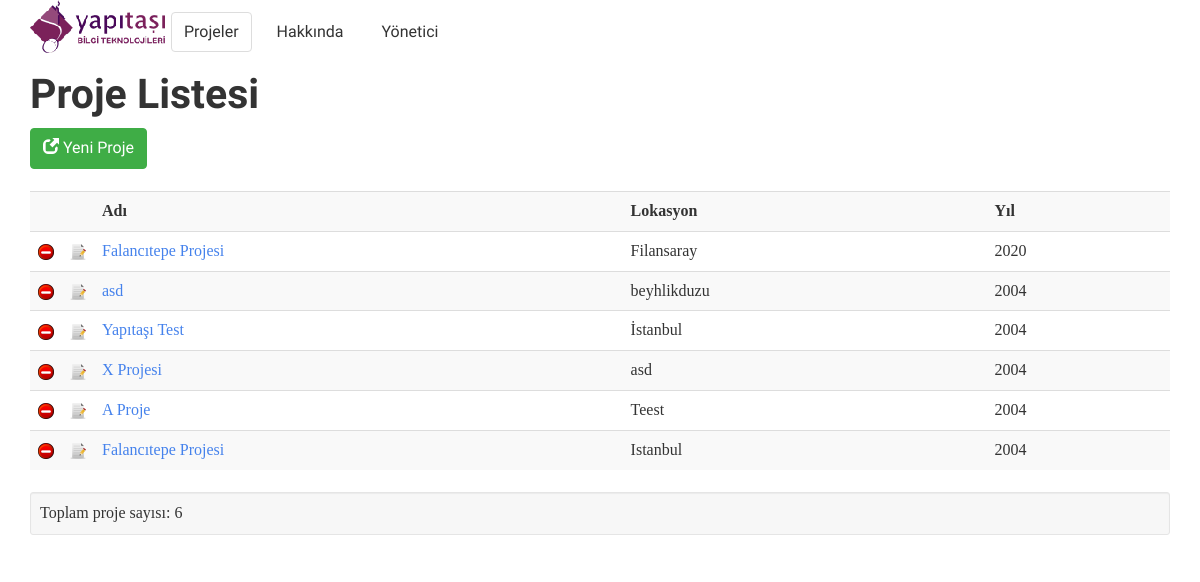
Page /unit/project_list/ on the earlier database version.
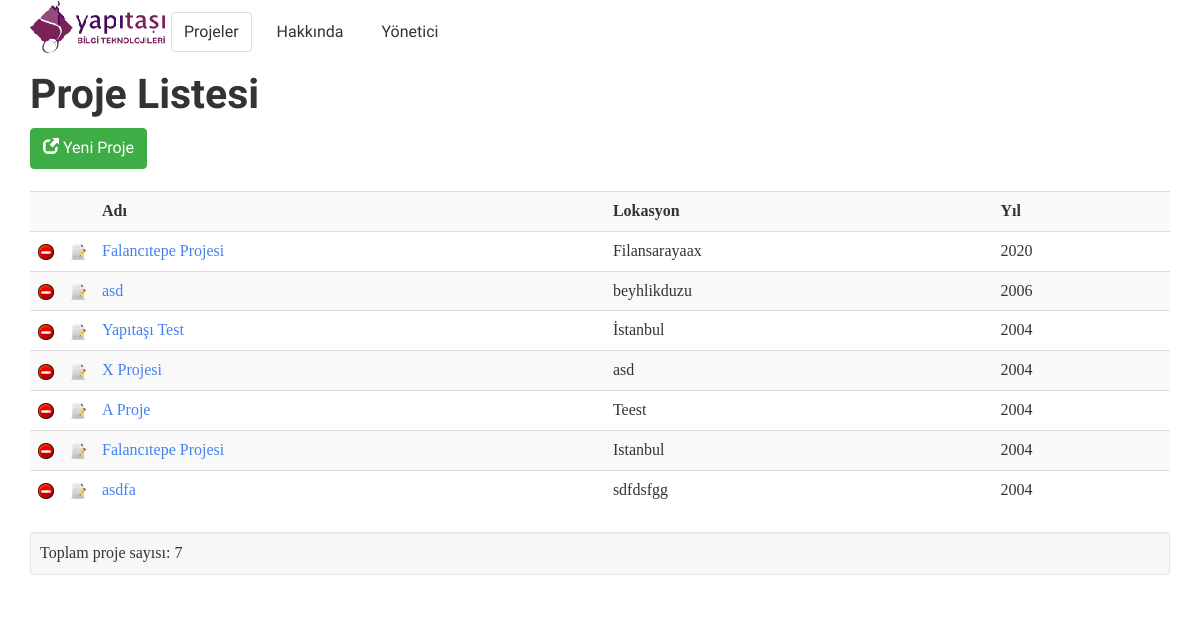
Same page on the later database version.
### unit/models.py (models this page shows, shortened)
class Project(models.Model):
    name = models.CharField('project_name', max_length=80)
    city = models.CharField('project_city', max_length=80)
    year = models.IntegerField('launch_year')
    class Meta:
        unique_together = ('name', 'city',)

### unit/views.py (the view)
# urls.py: url(r'^project_list/(?P<page>[\d]+)/(?P<maxlist>[\d]+)/$', views.project_list, name='project_list_page_max'),
def project_list(request, page=0, maxlist=10):
    projects = Project.objects.all()[int(page) * int(maxlist):int(page) * int(maxlist) + int(maxlist)]
    units = Unit.objects.filter()
    context = {'project_list': projects}
    return render(request, 'unit/project_list.html', context)

### unit/templates/unit/project_list.html (shortened to what this page needs)
{% extends 'common/base.html' %}
{% block content %}
<h1>Proje Listesi</h1>
        <a class="btn btn-success" href="{% url 'add_project' %}">
				<i class="glyphicon glyphicon-new-window"></i> Yeni Proje
			</a>
    {% if project_list %}
    <table class="table table-striped table-hover">
    <tr>
        <th style="width:10px" title="Sil"></th>
        <th style="width:10px" title="Düzenle"></th>
        <th>Adı</td>
        <th>Lokasyon</td>
        <th>Yıl</td>
    </tr>
    {% load endless %}
    {% for project in project_list %}
    <tr>
    <td><a href="{% url 'delete_project' project.id %}"><img src="{{ STATIC_URL }}icons/delete.png" alt="Sil"></a></td>
    <td><a href="{% url 'edit_project' project.id %}"><img src="{{ STATIC_URL }}icons/edit.png" alt="Düzenle"></a></td>
    <td><a href="{% url 'project' project.id %}">{{  project.name }}</a></td>
    <td>{{ project.city }}</td>
    <td>{{ project.year }}</td>
    </tr>
    {% endfor %}
    </table>
            <div class="well well-sm">
            Toplam proje sayısı: {{ project_list|length }}
        </div>
    {% else %}
        <li>Henüz proje oluşturulmamış.</li>
    {% endif %}
{%  endblock content %}

Differences in the rows shown:
changed Project: city "Filansaray" → "Filansarayaax"
changed Project "beyhlikduzu": year "2004" → "2006"
added Project: name "asdfa", city "sdfdsfgg", year "2004"
Other differences:
{{ project_list|length }}: "6" → "7"
